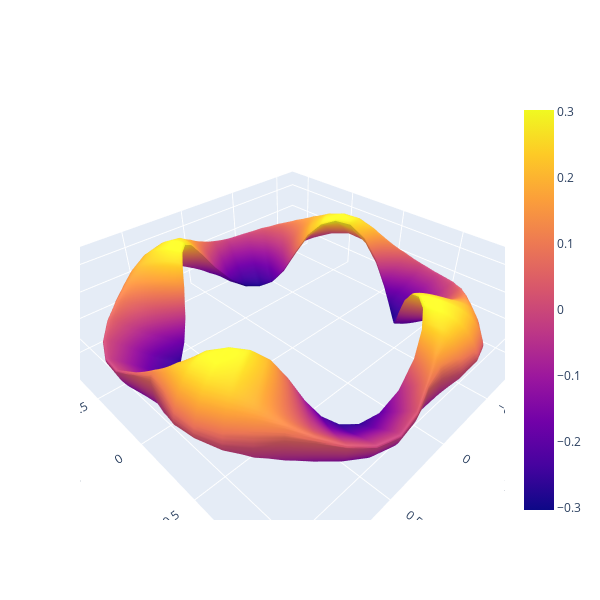

The cell this chart's notebook holds for it:
### Code cell
from constellaration.utils import visualization

visualization.plot_surface(boundary).show()
visualization.plot_boundary(boundary).get_figure().show()

### Figure 1 — Plotly figure (JSON) as saved in the notebook; plotly's stock layout.template omitted (floating-point values rounded to 4 significant figures; data arrays with more than 128 entries replaced by an {"elided": "..."} marker saying what was removed)
{"data": [{"type": "surface", "x": {"elided": "50x51 float values"}, "y": {"elided": "50x51 float values"}, "z": {"elided": "50x51 float values"}}], "layout": {"height": 600, "plot_bgcolor": "rgba(0, 0, 0, 0)", "scene": {"aspectmode": "data", "xaxis": {"title": {"text": "X"}}, "yaxis": {"title": {"text": "Y"}}, "zaxis": {"title": {"text": "Z"}}}, "width": 600, "xaxis": {"showgrid": false, "title": {"text": "R"}}, "yaxis": {"showgrid": false, "title": {"text": "Z"}}}}
